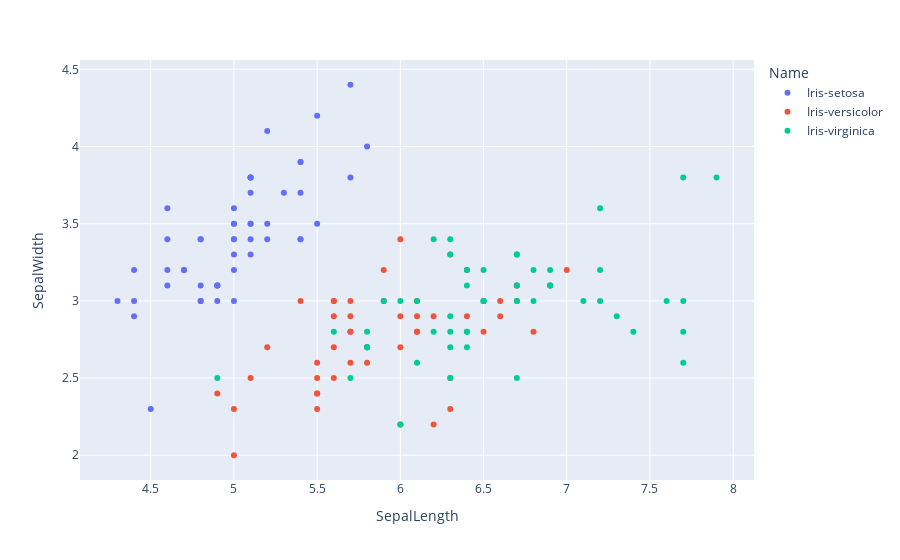

Source (notebook cell):
### Code cell
fig=px.scatter(data,x='SepalLength',y='SepalWidth',
               color='Name')
fig.show()

### Figure 1 — Plotly figure (JSON) as saved in the notebook; plotly's stock layout.template omitted (floating-point values rounded to 4 significant figures)
{"data": [{"hovertemplate": "Name=Iris-setosa<br>SepalLength=%{x}<br>SepalWidth=%{y}<extra></extra>", "legendgroup": "Iris-setosa", "marker": {"color": "#636efa", "symbol": "circle"}, "mode": "markers", "name": "Iris-setosa", "orientation": "v", "showlegend": true, "type": "scatter", "x": [5.1, 4.9, 4.7, 4.6, 5, 5.4, 4.6, 5, 4.4, 4.9, 5.4, 4.8, 4.8, 4.3, 5.8, 5.7, 5.4, 5.1, 5.7, 5.1, 5.4, 5.1, 4.6, 5.1, 4.8, 5, 5, 5.2, 5.2, 4.7, 4.8, 5.4, 5.2, 5.5, 4.9, 5, 5.5, 4.9, 4.4, 5.1, 5, 4.5, 4.4, 5, 5.1, 4.8, 5.1, 4.6, 5.3, 5], "xaxis": "x", "y": [3.5, 3, 3.2, 3.1, 3.6, 3.9, 3.4, 3.4, 2.9, 3.1, 3.7, 3.4, 3, 3, 4, 4.4, 3.9, 3.5, 3.8, 3.8, 3.4, 3.7, 3.6, 3.3, 3.4, 3, 3.4, 3.5, 3.4, 3.2, 3.1, 3.4, 4.1, 4.2, 3.1, 3.2, 3.5, 3.1, 3, 3.4, 3.5, 2.3, 3.2, 3.5, 3.8, 3, 3.8, 3.2, 3.7, 3.3], "yaxis": "y"}, {"hovertemplate": "Name=Iris-versicolor<br>SepalLength=%{x}<br>SepalWidth=%{y}<extra></extra>", "legendgroup": "Iris-versicolor", "marker": {"color": "#EF553B", "symbol": "circle"}, "mode": "markers", "name": "Iris-versicolor", "orientation": "v", "showlegend": true, "type": "scatter", "x": [7, 6.4, 6.9, 5.5, 6.5, 5.7, 6.3, 4.9, 6.6, 5.2, 5, 5.9, 6, 6.1, 5.6, 6.7, 5.6, 5.8, 6.2, 5.6, 5.9, 6.1, 6.3, 6.1, 6.4, 6.6, 6.8, 6.7, 6, 5.7, 5.5, 5.5, 5.8, 6, 5.4, 6, 6.7, 6.3, 5.6, 5.5, 5.5, 6.1, 5.8, 5, 5.6, 5.7, 5.7, 6.2, 5.1, 5.7], "xaxis": "x", "y": [3.2, 3.2, 3.1, 2.3, 2.8, 2.8, 3.3, 2.4, 2.9, 2.7, 2, 3, 2.2, 2.9, 2.9, 3.1, 3, 2.7, 2.2, 2.5, 3.2, 2.8, 2.5, 2.8, 2.9, 3, 2.8, 3, 2.9, 2.6, 2.4, 2.4, 2.7, 2.7, 3, 3.4, 3.1, 2.3, 3, 2.5, 2.6, 3, 2.6, 2.3, 2.7, 3, 2.9, 2.9, 2.5, 2.8], "yaxis": "y"}, {"hovertemplate": "Name=Iris-virginica<br>SepalLength=%{x}<br>SepalWidth=%{y}<extra></extra>", "legendgroup": "Iris-virginica", "marker": {"color": "#00cc96", "symbol": "circle"}, "mode": "markers", "name": "Iris-virginica", "orientation": "v", "showlegend": true, "type": "scatter", "x": [6.3, 5.8, 7.1, 6.3, 6.5, 7.6, 4.9, 7.3, 6.7, 7.2, 6.5, 6.4, 6.8, 5.7, 5.8, 6.4, 6.5, 7.7, 7.7, 6, 6.9, 5.6, 7.7, 6.3, 6.7, 7.2, 6.2, 6.1, 6.4, 7.2, 7.4, 7.9, 6.4, 6.3, 6.1, 7.7, 6.3, 6.4, 6, 6.9, 6.7, 6.9, 5.8, 6.8, 6.7, 6.7, 6.3, 6.5, 6.2, 5.9], "xaxis": "x", "y": [3.3, 2.7, 3, 2.9, 3, 3, 2.5, 2.9, 2.5, 3.6, 3.2, 2.7, 3, 2.5, 2.8, 3.2, 3, 3.8, 2.6, 2.2, 3.2, 2.8, 2.8, 2.7, 3.3, 3.2, 2.8, 3, 2.8, 3, 2.8, 3.8, 2.8, 2.8, 2.6, 3, 3.4, 3.1, 3, 3.1, 3.1, 3.1, 2.7, 3.2, 3.3, 3, 2.5, 3, 3.4, 3], "yaxis": "y"}], "layout": {"legend": {"title": {"text": "Name"}, "tracegroupgap": 0}, "margin": {"t": 60}, "xaxis": {"anchor": "y", "domain": [0, 1], "title": {"text": "SepalLength"}}, "yaxis": {"anchor": "x", "domain": [0, 1], "title": {"text": "SepalWidth"}}}}
